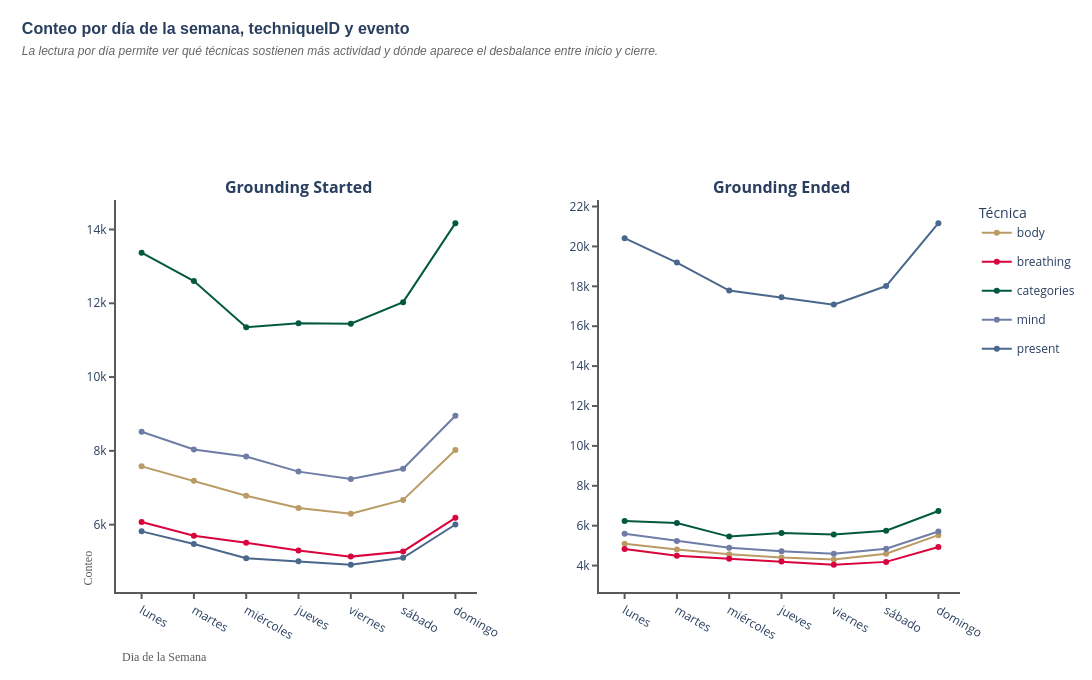

Source (notebook cell):
### Code cell
#? 4. Exploracion de agregacion diaria de la cantidad de eventos disparados por tipo de anclaje y segmentados por tipo de evento


#? 4.1 Agregacion directa desde el dataframe con columnas OHE
agrupacion_dia_semana_tech = (
    data_cleaned.groupby(['dia_semana_num', 'dia_semana', 'techniqueID'])[['Grounding Started', 'Grounding Ended']]
    .sum()
    .reset_index()
)

events = ['Grounding Started', 'Grounding Ended']

#? 4.2 Definimos la figura donde vamos a graficar nuevamente
fig = make_subplots(
    rows=1, cols=2,
    subplot_titles=[f'<b>{e}</b>' for e in events],
    horizontal_spacing=0.15
)

techniques = agrupacion_dia_semana_tech['techniqueID'].unique()
shown_legends = set()

#? 4.3 Iteramos sobre los eventos registrados para determinar el subplot a rellenar
for col_idx, event in enumerate(events, start=1):

    #? 4.3.1 Iteramos sobre las tecnicas para definir las trazas sobre cada lienzo
    for tech in techniques:

        #? 4.3.2 Extraemos la data dpor tecnica para luego filtrar por evento
        tech_data = (agrupacion_dia_semana_tech[agrupacion_dia_semana_tech['techniqueID'] == tech])
        show_legend = tech not in shown_legends
        shown_legends.add(tech)
        fig.add_trace(
            go.Scatter(
                x=tech_data['dia_semana'],
                y=tech_data[event],
                mode='lines+markers',
                name=tech,
                legendgroup=tech,
                showlegend=show_legend,
                line=dict(color=TECHNIQUE_COLORS.get(tech)),
                customdata=techniques,
                hovertemplate=f"""
                %{{x}}<br>Eventos:%{{y:,.0f}}<br>Técnica: {tech}<extra></extra>
                """
            ),
            row=1, col=col_idx
        )
#? 4.4 Aplicamos estilo del documento
apply_dashboard_theme(
    fig,
    'Conteo por día de la semana, techniqueID y evento',
    'La lectura por día permite ver qué técnicas sostienen más actividad y dónde aparece el desbalance entre inicio y cierre.',
    height=680,
)
apply_dashboard_axes(fig, x_label='Dia de la Semana', y_label='Conteo',x_axis_label_distance=-0.2,y_axis_label_distance=-0.05)
fig.update_layout(legend_title='Técnica', hovermode='closest')

fig.show()

### Figure 1 — Plotly figure (JSON) as saved in the notebook; plotly's stock layout.template omitted (floating-point values rounded to 4 significant figures)
{"data": [{"customdata": ["body", "breathing", "categories", "mind", "present"], "hovertemplate": "\n                %{x}<br>Eventos:%{y:,.0f}<br>Técnica: body<extra></extra>\n                ", "legendgroup": "body", "line": {"color": "#BA9B65"}, "mode": "lines+markers", "name": "body", "showlegend": true, "x": ["lunes", "martes", "miércoles", "jueves", "viernes", "sábado", "domingo"], "y": [7580, 7188, 6781, 6450, 6294, 6671, 8025], "type": "scatter", "xaxis": "x", "yaxis": "y"}, {"customdata": ["body", "breathing", "categories", "mind", "present"], "hovertemplate": "\n                %{x}<br>Eventos:%{y:,.0f}<br>Técnica: breathing<extra></extra>\n                ", "legendgroup": "breathing", "line": {"color": "#D9043D"}, "mode": "lines+markers", "name": "breathing", "showlegend": true, "x": ["lunes", "martes", "miércoles", "jueves", "viernes", "sábado", "domingo"], "y": [6073, 5701, 5506, 5302, 5133, 5273, 6185], "type": "scatter", "xaxis": "x", "yaxis": "y"}, {"customdata": ["body", "breathing", "categories", "mind", "present"], "hovertemplate": "\n                %{x}<br>Eventos:%{y:,.0f}<br>Técnica: categories<extra></extra>\n                ", "legendgroup": "categories", "line": {"color": "#025940"}, "mode": "lines+markers", "name": "categories", "showlegend": true, "x": ["lunes", "martes", "miércoles", "jueves", "viernes", "sábado", "domingo"], "y": [13370, 12601, 11353, 11460, 11447, 12030, 14172], "type": "scatter", "xaxis": "x", "yaxis": "y"}, {"customdata": ["body", "breathing", "categories", "mind", "present"], "hovertemplate": "\n                %{x}<br>Eventos:%{y:,.0f}<br>Técnica: mind<extra></extra>\n                ", "legendgroup": "mind", "line": {"color": "#6F7DA6"}, "mode": "lines+markers", "name": "mind", "showlegend": true, "x": ["lunes", "martes", "miércoles", "jueves", "viernes", "sábado", "domingo"], "y": [8518, 8035, 7845, 7437, 7238, 7515, 8951], "type": "scatter", "xaxis": "x", "yaxis": "y"}, {"customdata": ["body", "breathing", "categories", "mind", "present"], "hovertemplate": "\n                %{x}<br>Eventos:%{y:,.0f}<br>Técnica: present<extra></extra>\n                ", "legendgroup": "present", "line": {"color": "#4A678C"}, "mode": "lines+markers", "name": "present", "showlegend": true, "x": ["lunes", "martes", "miércoles", "jueves", "viernes", "sábado", "domingo"], "y": [5818, 5475, 5089, 5006, 4910, 5101, 6003], "type": "scatter", "xaxis": "x", "yaxis": "y"}, {"customdata": ["body", "breathing", "categories", "mind", "present"], "hovertemplate": "\n                %{x}<br>Eventos:%{y:,.0f}<br>Técnica: body<extra></extra>\n                ", "legendgroup": "body", "line": {"color": "#BA9B65"}, "mode": "lines+markers", "name": "body", "showlegend": false, "x": ["lunes", "martes", "miércoles", "jueves", "viernes", "sábado", "domingo"], "y": [5096, 4801, 4573, 4403, 4301, 4592, 5527], "type": "scatter", "xaxis": "x2", "yaxis": "y2"}, {"customdata": ["body", "breathing", "categories", "mind", "present"], "hovertemplate": "\n                %{x}<br>Eventos:%{y:,.0f}<br>Técnica: breathing<extra></extra>\n                ", "legendgroup": "breathing", "line": {"color": "#D9043D"}, "mode": "lines+markers", "name": "breathing", "showlegend": false, "x": ["lunes", "martes", "miércoles", "jueves", "viernes", "sábado", "domingo"], "y": [4830, 4493, 4341, 4203, 4037, 4186, 4929], "type": "scatter", "xaxis": "x2", "yaxis": "y2"}, {"customdata": ["body", "breathing", "categories", "mind", "present"], "hovertemplate": "\n                %{x}<br>Eventos:%{y:,.0f}<br>Técnica: categories<extra></extra>\n                ", "legendgroup": "categories", "line": {"color": "#025940"}, "mode": "lines+markers", "name": "categories", "showlegend": false, "x": ["lunes", "martes", "miércoles", "jueves", "viernes", "sábado", "domingo"], "y": [6239, 6138, 5453, 5630, 5555, 5746, 6736], "type": "scatter", "xaxis": "x2", "yaxis": "y2"}, {"customdata": ["body", "breathing", "categories", "mind", "present"], "hovertemplate": "\n                %{x}<br>Eventos:%{y:,.0f}<br>Técnica: mind<extra></extra>\n                ", "legendgroup": "mind", "line": {"color": "#6F7DA6"}, "mode": "lines+markers", "name": "mind", "showlegend": false, "x": ["lunes", "martes", "miércoles", "jueves", "viernes", "sábado", "domingo"], "y": [5595, 5235, 4890, 4715, 4588, 4848, 5709], "type": "scatter", "xaxis": "x2", "yaxis": "y2"}, {"customdata": ["body", "breathing", "categories", "mind", "present"], "hovertemplate": "\n                %{x}<br>Eventos:%{y:,.0f}<br>Técnica: present<extra></extra>\n                ", "legendgroup": "present", "line": {"color": "#4A678C"}, "mode": "lines+markers", "name": "present", "showlegend": false, "x": ["lunes", "martes", "miércoles", "jueves", "viernes", "sábado", "domingo"], "y": [20414, 19191, 17786, 17446, 17082, 18013, 21166], "type": "scatter", "xaxis": "x2", "yaxis": "y2"}], "layout": {"xaxis": {"anchor": "y", "domain": [0.0, 0.425], "showgrid": false, "title": {"text": ""}, "showline": true, "linewidth": 2, "linecolor": "#5A5A5C", "tickangle": 30, "ticks": "outside", "tickwidth": 2, "tickcolor": "#5A5A5C"}, "yaxis": {"anchor": "x", "domain": [0.0, 1.0], "showgrid": false, "title": {"text": ""}, "showline": true, "linewidth": 2, "linecolor": "#5A5A5C", "ticks": "outside", "tickwidth": 2, "tickcolor": "#5A5A5C"}, "xaxis2": {"anchor": "y2", "domain": [0.575, 1.0], "showgrid": false, "title": {"text": ""}, "showline": true, "linewidth": 2, "linecolor": "#5A5A5C", "tickangle": 30, "ticks": "outside", "tickwidth": 2, "tickcolor": "#5A5A5C"}, "yaxis2": {"anchor": "x2", "domain": [0.0, 1.0], "showgrid": false, "title": {"text": ""}, "showline": true, "linewidth": 2, "linecolor": "#5A5A5C", "ticks": "outside", "tickwidth": 2, "tickcolor": "#5A5A5C"}, "annotations": [{"font": {"size": 16}, "showarrow": false, "text": "<b>Grounding Started</b>", "x": 0.2125, "xanchor": "center", "xref": "paper", "y": 1.0, "yanchor": "bottom", "yref": "paper"}, {"font": {"size": 16}, "showarrow": false, "text": "<b>Grounding Ended</b>", "x": 0.7875, "xanchor": "center", "xref": "paper", "y": 1.0, "yanchor": "bottom", "yref": "paper"}, {"font": {"color": "#5A5A5C", "family": "Arial Black", "size": 12}, "showarrow": false, "text": "Dia de la Semana", "x": 0, "xanchor": "left", "xref": "paper", "y": -0.2, "yanchor": "bottom", "yref": "paper"}, {"font": {"color": "#5A5A5C", "family": "Arial Black", "size": 12}, "showarrow": false, "text": "Conteo", "textangle": -90, "x": -0.05, "xanchor": "left", "xref": "paper", "y": 0, "yanchor": "bottom", "yref": "paper"}], "title": {"font": {"size": 16, "family": "Arial"}, "text": "<b>Conteo por día de la semana, techniqueID y evento</b><br><i><span style='font-size:12px;font-weight:200;color:#666'>La lectura por día permite ver qué técnicas sostienen más actividad y dónde aparece el desbalance entre inicio y cierre.</span></i>", "x": 0.02, "xanchor": "left", "y": 0.95}, "margin": {"l": 120, "r": 120, "b": 70, "t": 200, "pad": 4}, "autosize": false, "width": 1200, "height": 680, "paper_bgcolor": "rgba(0,0,0,0)", "plot_bgcolor": "rgba(0,0,0,0)", "legend": {"title": {"text": "Técnica"}}, "hovermode": "closest"}}
